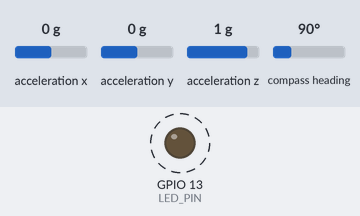
This sketch was run on a simulated ESP32. Shown: output pins drawn as LEDs (lit = HIGH). Dashed ring = blinking. The test bench sets the inputs (shaded band); at power-on: acceleration x 0 g, acceleration y 0 g, acceleration z 1 g, compass heading 90°. No radio packets arrive unless stated; pins used as bus, display or sensor lines are not drawn.

Above: at 0.05 s.
Timing chart, 0 to 3.0 s (numbered marks = the images above):
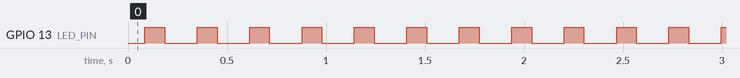

Measured:
- by itself, GPIO 13 (LED_PIN): alternates HIGH for 0.10 s and LOW for 0.16 s

The sketch:

bno_transmitter.ino
```cpp
#include <RH_RF95.h>
#include <SPI.h>
#include <Wire.h>
#include <Adafruit_BNO055.h>
#include <Adafruit_Sensor.h>
#include <ArduinoJson.h>

#define RFM95_CS 1
#define RFM95_INT 8
#define RFM95_RST 34
#define RF95_FREQ 915.0
#define LED_PIN 13

RH_RF95 rf95(RFM95_CS, RFM95_INT);
Adafruit_BNO055 bno;

struct euler_t {
  float yaw;
  float pitch;
  float roll;
};

void eulerToQuaternion(float yaw, float pitch, float roll, float* qr, float* qi, float* qj, float* qk) {
  float cy = cos(yaw * 0.5);
  float sy = sin(yaw * 0.5);
  float cp = cos(pitch * 0.5);
  float sp = sin(pitch * 0.5);
  float cr = cos(roll * 0.5);
  float sr = sin(roll * 0.5);

  *qr = cy * cp * cr + sy * sp * sr;
  *qi = cy * cp * sr - sy * sp * cr;
  *qj = sy * cp * sr + cy * sp * cr;
  *qk = sy * cp * cr - cy * sp * sr;
}

void setup() {
  pinMode(RFM95_RST, OUTPUT);
  pinMode(LED_PIN, OUTPUT);
  digitalWrite(RFM95_RST, HIGH);
  digitalWrite(LED_PIN, LOW); // Turn off LED initially

  // Reset the LoRa module
  digitalWrite(RFM95_RST, LOW);
  delay(10);
  digitalWrite(RFM95_RST, HIGH);
  delay(10);

  // Initialize LoRa module
  if (!rf95.init()) {
    digitalWrite(LED_PIN, HIGH); // Turn on LED if initialization fails
    while (true);
  }

  // Initialize BNO055 sensor
  if (!bno.begin()) {
    digitalWrite(LED_PIN, HIGH); // Turn on LED if initialization fails
    while (true);
  }

  // Set the frequency to 915MHz
  if (!rf95.setFrequency(RF95_FREQ)) {
    digitalWrite(LED_PIN, HIGH); // Turn on LED if setting frequency fails
    while (true);
  }

  rf95.setTxPower(23, false);
  digitalWrite(LED_PIN, LOW); // Turn off LED if everything initializes successfully
}

void loop() {
  sensors_event_t orientationData, accelerometerData, magnetometerData;
  bno.getEvent(&orientationData, Adafruit_BNO055::VECTOR_EULER);
  bno.getEvent(&accelerometerData, Adafruit_BNO055::VECTOR_ACCELEROMETER);
  bno.getEvent(&magnetometerData, Adafruit_BNO055::VECTOR_MAGNETOMETER);

  float qr, qi, qj, qk;
  eulerToQuaternion(orientationData.orientation.x, orientationData.orientation.y, orientationData.orientation.z, &qr, &qi, &qj, &qk);

  DynamicJsonDocument jsonDoc(256);

  // Create buffers to hold the formatted strings
  char buffer[10];

  dtostrf(qr, 1, 2, buffer);
  jsonDoc["quaternion_w"] = buffer;
  dtostrf(qi, 1, 2, buffer);
  jsonDoc["quaternion_x"] = buffer;
  dtostrf(qj, 1, 2, buffer);
  jsonDoc["quaternion_y"] = buffer;
  dtostrf(qk, 1, 2, buffer);
  jsonDoc["quaternion_z"] = buffer;

  String jsonString;
  serializeJson(jsonDoc, jsonString);

  rf95.send((uint8_t*)jsonString.c_str(), jsonString.length());
  rf95.waitPacketSent();

  // Optional: Toggle LED to indicate successful transmission
  digitalWrite(LED_PIN, HIGH);
  delay(100); // Keep the LED on for 100 milliseconds
  digitalWrite(LED_PIN, LOW);
  delay(100); // Delay between transmissions (adjust as needed)
}
```
